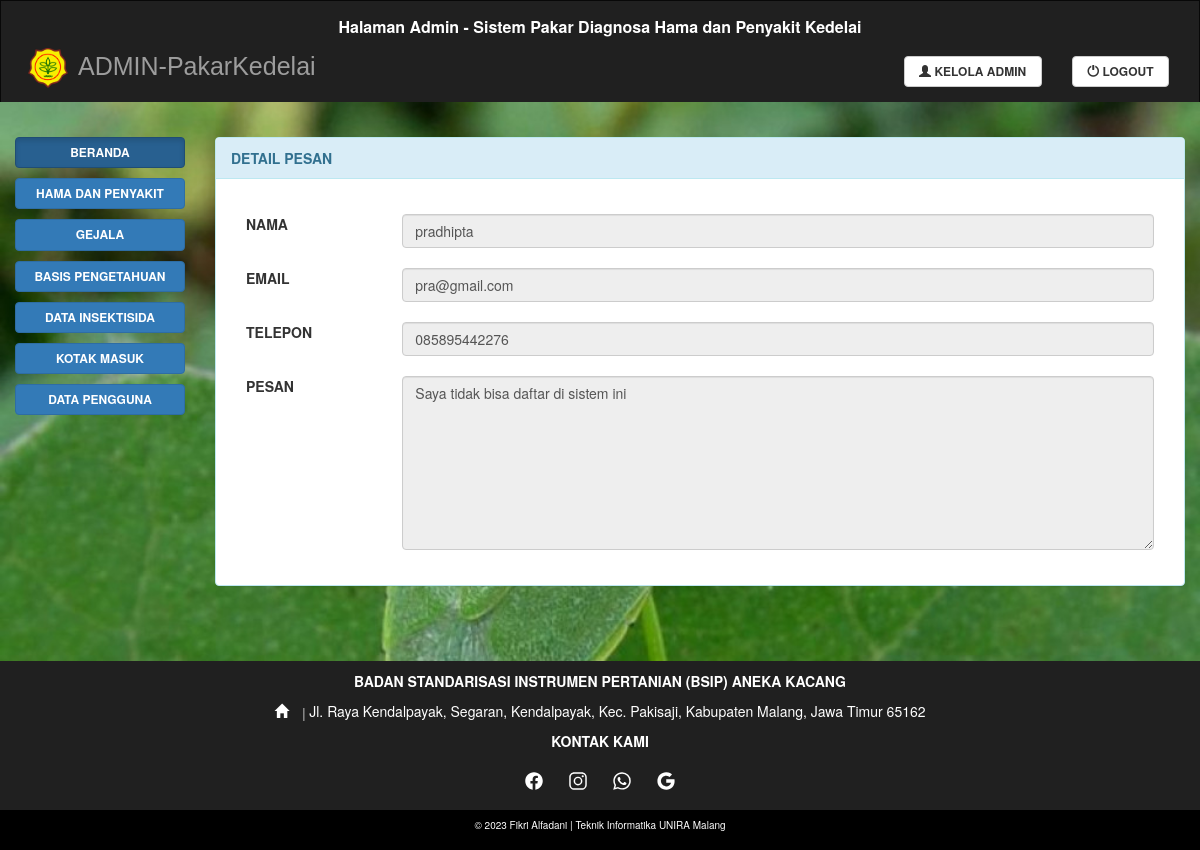
/admin/adetailpesan.php?id=4 (signed in), run on the app's committed database.
### tables this page shows
CREATE TABLE `kontak` (
  `idkontak` int(20) NOT NULL,
  `namakontak` varchar(50) NOT NULL,
  `emailkontak` varchar(320) NOT NULL,
  `teleponkontak` varchar(20) NOT NULL,
  `pesan` varchar(1000) NOT NULL
);

### admin/adetailpesan.php (the view, shortened to what this page needs)
<?php
include ('../config/koneksi.php');
?>
<!DOCTYPE html>
<html lang="en">
  <head>
    <link rel="stylesheet" href="https://maxcdn.bootstrapcdn.com/bootstrap/3.3.7/css/bootstrap.min.css">
    <link rel="stylesheet" href="../css/custom.css">
  </head>
  <body>
    <nav class="navbar navbar-inverse">
      <?php include "navadmin.php"; ?>
    </nav>
    <div class="container-fluid text-center">
      <div class="row content">
        <?php include "sidenav.php"; ?>
        <div class="col-sm-10 text-left">
          <div class="panel panel-info">
            <div class="panel-heading">DETAIL PESAN</div>
            <div class="panel-body">
              <div class="form-group" method="POST">
                <br><label class="control-label col-sm-2">NAMA</label>
                <div class="col-sm-10">
                  <?php
                  $tampil = "SELECT * FROM kontak where idkontak='" . $_GET['id'] . "'";
                  $sql = mysqli_query($konek_db, $tampil);
                  while ($data = mysqli_fetch_array($sql)) {
                    echo "<input type='text'  class='form-control' id='namakontak' readonly value='" . $data['namakontak'] . "'><br>";
                  }
                  ?>
                </div>
              </div>
              <div class="form-group" method="POST">
                <br><label class="control-label col-sm-2">EMAIL</label>
                <div class="col-sm-10">
                  <?php
                  $tampil = "SELECT * FROM kontak where idkontak='" . $_GET['id'] . "'";
                  $sql = mysqli_query($konek_db, $tampil);
                  while ($data = mysqli_fetch_array($sql)) {
                    echo "<input type='text'  class='form-control' id='emailkontak' readonly value='" . $data['emailkontak'] . "'><br>";
                  }
                  ?>
                </div>
              </div>
              <div class="form-group" method="POST">
                <br><label class="control-label col-sm-2">TELEPON</label>
                <div class="col-sm-10">
                  <?php
                  $tampil = "SELECT * FROM kontak where idkontak='" . $_GET['id'] . "'";
                  $sql = mysqli_query($konek_db, $tampil);
                  while ($data = mysqli_fetch_array($sql)) {
                    echo "<input type='text'  class='form-control' id='teleponkontak' readonly value='" . $data['teleponkontak'] . "'><br>";
                  }
                  ?>
                </div>
              </div>
              <div class="form-group" method="POST">
                <br><label class="control-label col-sm-2">PESAN</label><br>
                <div class="col-sm-10">
                  <?php
                  $tampil = "SELECT * FROM kontak where idkontak='" . $_GET['id'] . "'";
                  $sql = mysqli_query($konek_db, $tampil);
                  while ($data = mysqli_fetch_array($sql)) {
                    echo "<textarea  rows='8' class='form-control' id='pesan'  readonly>" . $data['pesan'] . "</textarea><br>";
                  }
                  ?>
                </div>
              </div>
            </div>
          </div>
        </div>
      </div>
    </div>
    <?php include "../footer.php"; ?>
  </body>
</html>

### css/custom.css (style rules this page uses)
.panel.panel-info { font-size: 14px; }
.panel-heading { font-weight: bold; }
.navbar { background: rgb(32, 32, 32); border-bottom: 0; border-radius: 10px; margin-bottom: 0; border-radius: 0; height: auto; }
.row.content { background-image: url(../img/bg.jpg); background-size: cover; position: relative; padding-top: 35px; padding-bottom: 55px; }

### data on the page
kontak: namakontak "pradhipta", emailkontak "pra@gmail.com", teleponkontak "085895442276", pesan "Saya tidak bisa daftar di sistem ini"
